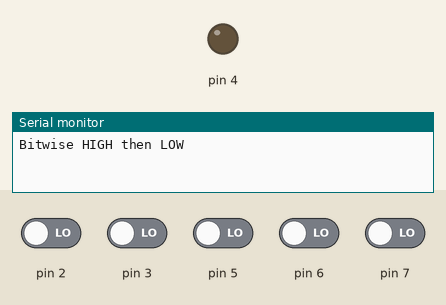
Recording of a sketch running on a simulated Arduino Nano, built with avr-gcc and run on an emulated ATmega328P. On the bench: output pins drawn as LEDs (lit = HIGH), the last lines printed to the serial monitor. The test bench sets the inputs (shaded band); at power-on: pin 2, pin 3, pin 5–7 LOW.

Above: at 6.8 s.
At 47.88 s:
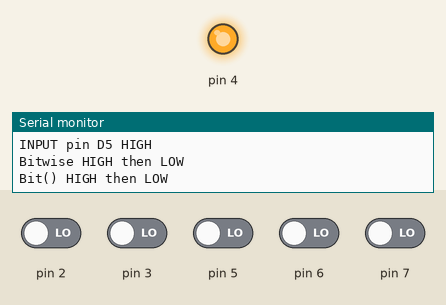
Timing chart, 0 to 48.4 s (numbered marks = the images above):
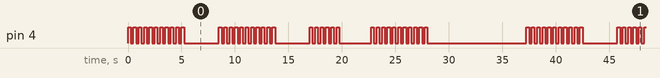

Measured:
- by itself, pin 4: moves between LOW and HIGH, repeating every 37.3 s
- by itself, everything shown: repeats every 37.3 s, in 78 steps

The sketch:

pin_bitwise.ino
```cpp
/*This code show various way of setting GPIO registers using bitwise operators.
* Auth. Christian de Balorre
* January 10th 2026
*/

uint8_t status = 0;
uint8_t mask = 0;

void setup() {
  Serial.begin(9600);
}

void loop() {
  DDRD |= 0b00010000;  // Set bit 4  (PD4) as OUTPUT - This is D4 on Arduino Nano
  // Bitwise HIGH - LOW
  Serial.println("Bitwise HIGH then LOW");
  for (uint8_t i = 0; i < 11; i++) {
    PORTD |= (1 << 4);  // Set bit 4 (PD4) (HIGH)
    delay(250);
    PORTD &= ~(1 << PD4);  // Clear bit 4 (PD4) (LOW)
    delay(250);
  }
  PORTD &= ~bit(PD4);  // Clear bit 4 (PD4) (LOW)
  delay(3000);

  // bit() HIGH and LOW
  Serial.println("Bit() HIGH then LOW");
  for (uint8_t i = 0; i < 11; i++) {
    PORTD |= bit(PD4);  // Set PORTD 4th bit to 1
    delay(250);
    PORTD &= ~bit(PD4);
    ;  // Set PORTD 4th bit to 0
    delay(250);
  }
  PORTD &= ~bit(PD4);
  delay(3000);

  // Toggle bitwise
  Serial.println("Toggle bitwise");
  for (uint8_t i = 0; i < 11; i++) {
    PORTD ^= (1 << PD4);
    delay(250);
  }
  PORTD &= ~bit(PD4);
  delay(3000);

  // Toggle magic formula
  Serial.println("Toggle magic formula");
  for (uint8_t i = 0; i < 11; i++) {
    PIND = bit(PD4);  // HIGH
    delay(250);
    PIND = bit(PD4);  //LOW
    delay(250);
  }
  PORTD &= ~bit(PD4);
  delay(3000);

  // Read input status on PD5 with PULLUP - This is D5 on Arduino Nano (left unconnected = HIGH ; grounded = LOW)
  Serial.println("Read INPUT D5 status with PULLUP");
  status = 0;
  mask = (1 << 5);
  DDRD &= ~mask;  // Force bit 5  (PD5) as INPUT
  PORTD |= mask;  // Activate PULLUP
  delay(5);
  status = (PIND & mask);
  if (status) {
    Serial.println("INPUT pin D5 HIGH");
  } else Serial.println("INPUT pin D5 LOW");
  delay(3000);
  PORTD &= ~mask;  // Deactivate PULLUP - floating
  DDRD = 0x00;     // Clear DDRD
  delay(3000);
}
```
